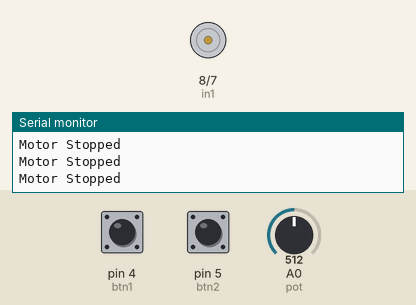
This sketch was run on a simulated Arduino Uno, built with avr-gcc and run on an emulated ATmega328P. Shown: motor-driver pin pairs drawn as motors (green arrow = first pin HIGH = forward, orange = second pin HIGH = backward, longer = more drive, scaled by the enable pin), the last lines printed to the serial monitor. Inputs (shaded band) come from the test bench; at power-on: pin 4 (btn1) HIGH, pin 5 (btn2) HIGH, A0 (pot) = 512.

Above: at 1.2 s.
1.3 s: pin 4 (btn1) pulled LOW for 0.15 s
At 1.4 s:
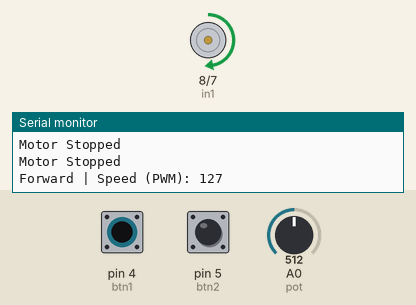
3.0 s: pin 5 (btn2) pulled LOW for 0.15 s
At 3.11 s:
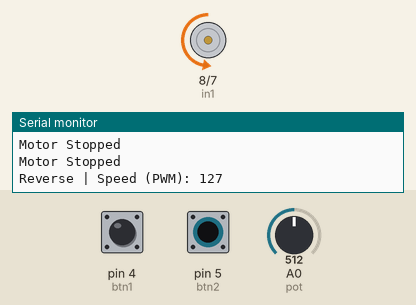
4.7 s: pin 5 (btn2) pulled LOW for 3.2 s
At 8.9 s:
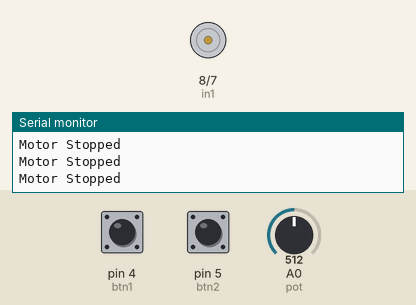
9.4 s: pin 4 (btn1) pulled LOW for 3.2 s
At 10.2 s:
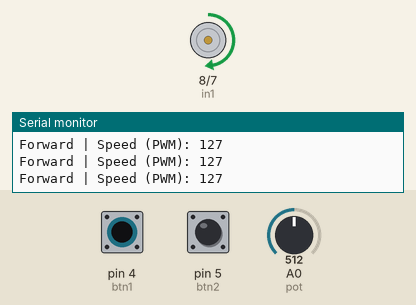
14.1 s: pin 4 (btn1) driven LOW and pin 5 (btn2) driven LOW
At 14.6 s:
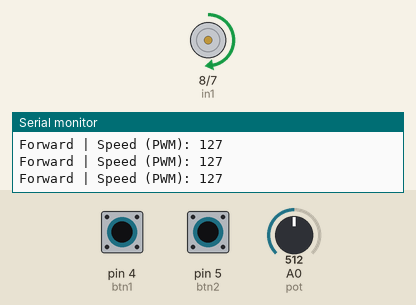
17.1 s: A0 (pot) set to 122
At 17.4 s:
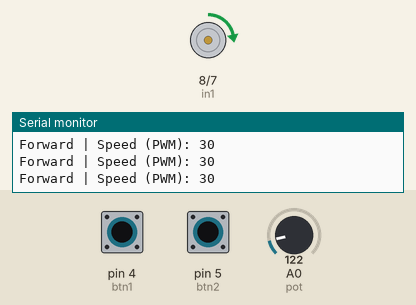
Timing chart, 0 to 19.6 s (numbered marks = the images above; inputs shaded):
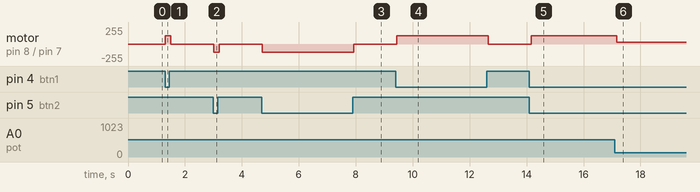

The sketch:

dc-motor-control-using-arduino.ino
```cpp
// DC Motor Control using Arduino and L293D
// Experiment 07 - EEE 3100 Lab

const int enA  = 9;   // PWM pin for Enable A (speed control)
const int in1  = 8;   // Direction input 1
const int in2  = 7;   // Direction input 2
const int pot  = A0;  // Potentiometer for speed control
const int btn1 = 4;   // Button: Forward
const int btn2 = 5;   // Button: Reverse

void setup() {
  pinMode(enA, OUTPUT);
  pinMode(in1, OUTPUT);
  pinMode(in2, OUTPUT);
  pinMode(btn1, INPUT_PULLUP);
  pinMode(btn2, INPUT_PULLUP);
  Serial.begin(9600);
}

void loop() {
  int potVal  = analogRead(pot);
  int speed   = map(potVal, 0, 1023, 0, 255);
  bool fwd    = (digitalRead(btn1) == LOW);
  bool rev    = (digitalRead(btn2) == LOW);

  if (fwd) {
    // Rotate Forward
    digitalWrite(in1, HIGH);
    digitalWrite(in2, LOW);
    analogWrite(enA, speed);
    Serial.print("Forward | Speed (PWM): ");
    Serial.println(speed);
  } else if (rev) {
    // Rotate Reverse
    digitalWrite(in1, LOW);
    digitalWrite(in2, HIGH);
    analogWrite(enA, speed);
    Serial.print("Reverse | Speed (PWM): ");
    Serial.println(speed);
  } else {
    // Stop
    digitalWrite(in1, LOW);
    digitalWrite(in2, LOW);
    analogWrite(enA, 0);
    Serial.println("Motor Stopped");
  }
  delay(100);
}
```

Measured:
- after the input at 1.3 s, motor on pin 8 (in1) / pin 7 (in2): stopped → forward 127/255 at once, → stopped 0.20 s later
- after the input at 3.0 s, motor on pin 8 (in1) / pin 7 (in2): stopped → backward 127/255 at once, → stopped 0.20 s later
- after the input at 4.7 s, motor on pin 8 (in1) / pin 7 (in2): stopped → backward 127/255 at once, → stopped 3.2 s later
- after the input at 9.4 s, motor on pin 8 (in1) / pin 7 (in2): stopped → forward 127/255 at once, → stopped 3.2 s later
- after the input at 14.1 s, motor on pin 8 (in1) / pin 7 (in2): stopped → forward 127/255 after 0.06 s
- after the input at 17.1 s, motor on pin 8 (in1) / pin 7 (in2): forward 127/255 → forward 30/255 after 0.08 s
